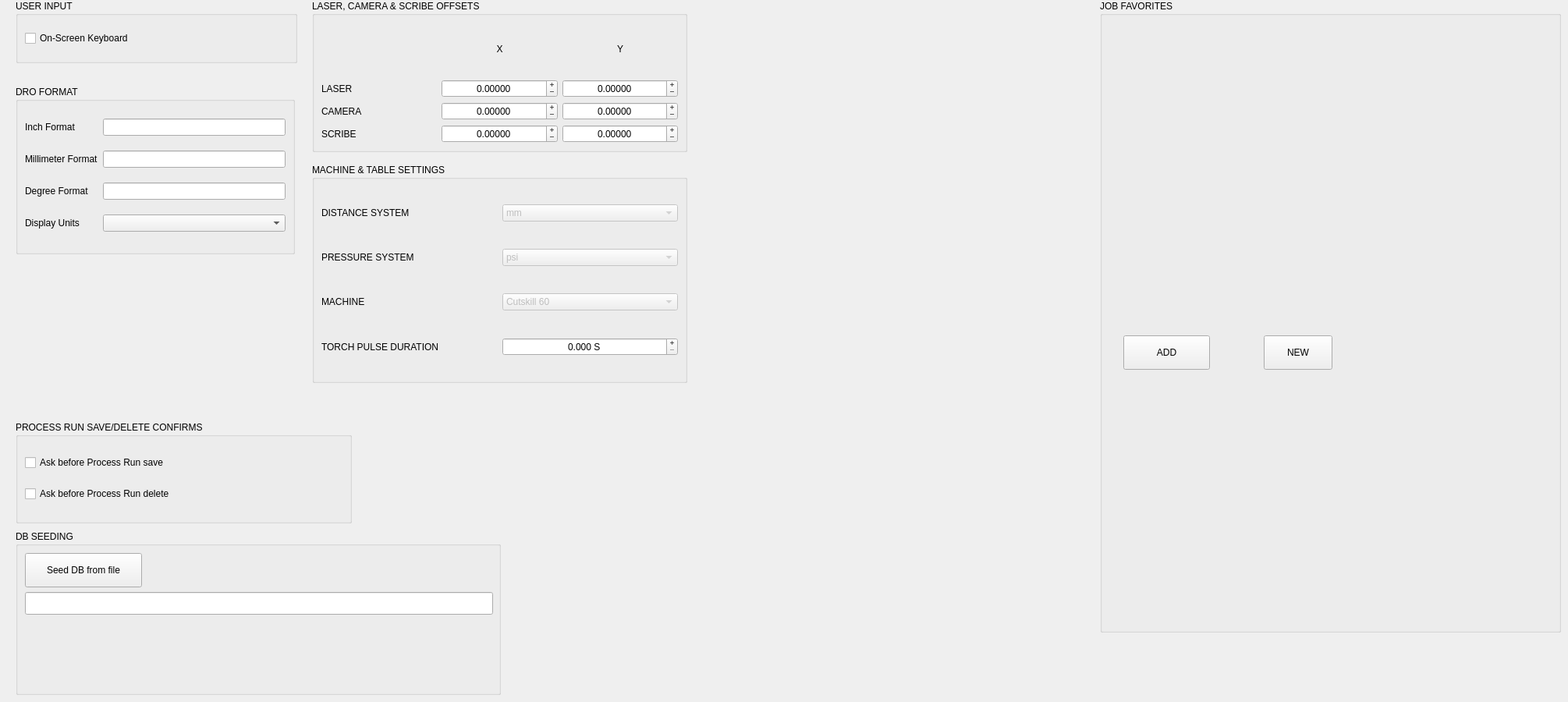
      <widget class="QWidget" name="tab_settings">
       <attribute name="title">
        <string>SETTINGS</string>
       </attribute>
       <widget class="MkGroupBox" name="groupbox_7">
        <property name="geometry">
         <rect>
          <x>20</x>
          <y>110</y>
          <width>358</width>
          <height>216</height>
         </rect>
        </property>
        <property name="title">
         <string>DRO FORMAT</string>
        </property>
        <layout class="QGridLayout" name="gridLayout_15">
         <item row="1" column="1">
          <widget class="VCPSettingsLineEdit" name="settings_lineedit_2">
           <property name="settingName" stdset="0">
            <string>dro.millimeter-format</string>
           </property>
          </widget>
         </item>
         <item row="0" column="1">
          <widget class="VCPSettingsLineEdit" name="settings_lineedit">
           <property name="settingName" stdset="0">
            <string>dro.inch-format</string>
           </property>
          </widget>
         </item>
         <item row="2" column="1">
          <widget class="VCPSettingsLineEdit" name="settings_lineedit_3">
           <property name="settingName" stdset="0">
            <string>dro.degree-format</string>
           </property>
          </widget>
         </item>
         <item row="3" column="0">
          <widget class="QLabel" name="label_4">
           <property name="text">
            <string>Display Units</string>
           </property>
          </widget>
         </item>
         <item row="2" column="0">
          <widget class="QLabel" name="label_3">
           <property name="text">
            <string>Degree Format</string>
           </property>
          </widget>
         </item>
         <item row="3" column="1">
          <widget class="VCPSettingsComboBox" name="settingscombobox">
           <property name="settingName" stdset="0">
            <string>dro.display-units</string>
           </property>
          </widget>
         </item>
         <item row="1" column="0">
          <widget class="QLabel" name="label_2">
           <property name="text">
            <string>Millimeter Format</string>
           </property>
          </widget>
         </item>
         <item row="0" column="0">
          <widget class="QLabel" name="label">
           <property name="text">
            <string>Inch Format</string>
           </property>
          </widget>
         </item>
        </layout>
       </widget>
       <widget class="MkGroupBox" name="groupbox_8">
        <property name="geometry">
         <rect>
          <x>20</x>
          <y>0</y>
          <width>361</width>
          <height>81</height>
         </rect>
        </property>
        <property name="title">
         <string>USER INPUT</string>
        </property>
        <layout class="QGridLayout" name="gridLayout_16">
         <item row="0" column="0">
          <widget class="VCPSettingsCheckBox" name="settings_checkbox">
           <property name="text">
            <string>On-Screen Keyboard </string>
           </property>
           <property name="settingName" stdset="0">
            <string>virtual-input.enable</string>
           </property>
          </widget>
         </item>
        </layout>
       </widget>
       <widget class="MkGroupBox" name="groupbox_17">
        <property name="geometry">
         <rect>
          <x>400</x>
          <y>210</y>
          <width>481</width>
          <height>281</height>
         </rect>
        </property>
        <property name="title">
         <string>MACHINE &amp;&amp; TABLE SETTINGS</string>
        </property>
        <layout class="QGridLayout" name="gridLayout_21">
         <property name="verticalSpacing">
          <number>12</number>
         </property>
         <item row="0" column="1">
          <widget class="QComboBox" name="filter_distance_system">
           <property name="enabled">
            <bool>false</bool>
           </property>
           <item>
            <property name="text">
             <string>mm</string>
            </property>
           </item>
           <item>
            <property name="text">
             <string>inch</string>
            </property>
           </item>
          </widget>
         </item>
         <item row="1" column="1">
          <widget class="QComboBox" name="filter_pressure_system">
           <property name="enabled">
            <bool>false</bool>
           </property>
           <item>
            <property name="text">
             <string>psi</string>
            </property>
           </item>
          </widget>
         </item>
         <item row="2" column="0">
          <widget class="QLabel" name="label_62">
           <property name="text">
            <string>MACHINE</string>
           </property>
          </widget>
         </item>
         <item row="0" column="0">
          <widget class="QLabel" name="label_60">
           <property name="text">
            <string>DISTANCE SYSTEM</string>
           </property>
          </widget>
         </item>
         <item row="1" column="0">
          <widget class="QLabel" name="label_61">
           <property name="text">
            <string>PRESSURE SYSTEM</string>
           </property>
          </widget>
         </item>
         <item row="2" column="1">
          <widget class="QComboBox" name="filter_machine">
           <property name="enabled">
            <bool>false</bool>
           </property>
           <item>
            <property name="text">
             <string>Cutskill 60</string>
            </property>
           </item>
           <item>
            <property name="text">
             <string>Hypertherm 45</string>
            </property>
           </item>
           <item>
            <property name="text">
             <string>Thermal Dynamics A120</string>
            </property>
           </item>
          </widget>
         </item>
         <item row="3" column="0">
          <widget class="QLabel" name="label_92">
           <property name="text">
            <string>TORCH PULSE DURATION</string>
           </property>
          </widget>
         </item>
         <item row="3" column="1">
          <widget class="PlasmaHalDoubleSpinBox" name="plasma_torch_pulse_sec">
           <property name="alignment">
            <set>Qt::AlignCenter</set>
           </property>
           <property name="buttonSymbols">
            <enum>QAbstractSpinBox::PlusMinus</enum>
           </property>
           <property name="suffix">
            <string> S</string>
           </property>
           <property name="decimals">
            <number>3</number>
           </property>
           <property name="maximum">
            <double>5.000000000000000</double>
           </property>
           <property name="singleStep">
            <double>0.100000000000000</double>
           </property>
           <property name="settingName" stdset="0">
            <string>plasma_torch_pulse_sec</string>
           </property>
          </widget>
         </item>
        </layout>
       </widget>
       <widget class="MkGroupBox" name="groupbox_23">
        <property name="geometry">
         <rect>
          <x>20</x>
          <y>540</y>
          <width>431</width>
          <height>131</height>
         </rect>
        </property>
        <property name="title">
         <string>PROCESS RUN SAVE/DELETE CONFIRMS</string>
        </property>
        <layout class="QVBoxLayout" name="verticalLayout_12">
         <item>
          <widget class="VCPSettingsCheckBox" name="ask_on_run_save">
           <property name="text">
            <string>Ask before Process Run save</string>
           </property>
           <property name="settingName" stdset="0">
            <string>run_save_confirm</string>
           </property>
          </widget>
         </item>
         <item>
          <widget class="VCPSettingsCheckBox" name="ask_on_run_delete">
           <property name="text">
            <string>Ask before Process Run delete</string>
           </property>
           <property name="settingName" stdset="0">
            <string>run_delete_confirm</string>
           </property>
          </widget>
         </item>
        </layout>
       </widget>
       <widget class="MkGroupBox" name="groupbox_24">
        <property name="geometry">
         <rect>
          <x>20</x>
          <y>680</y>
          <width>622</width>
          <height>211</height>
         </rect>
        </property>
        <property name="title">
         <string>DB SEEDING</string>
        </property>
        <layout class="QGridLayout" name="gridLayout_23">
         <item row="1" column="0">
          <widget class="QLineEdit" name="lne_seed_source">
           <property name="sizePolicy">
            <sizepolicy hsizetype="Fixed" vsizetype="Fixed">
             <horstretch>0</horstretch>
             <verstretch>0</verstretch>
            </sizepolicy>
           </property>
           <property name="minimumSize">
            <size>
             <width>600</width>
             <height>29</height>
            </size>
           </property>
           <property name="maximumSize">
            <size>
             <width>600</width>
             <height>16777215</height>
            </size>
           </property>
          </widget>
         </item>
         <item row="0" column="0">
          <widget class="ActionButton" name="btn_seed_db">
           <property name="sizePolicy">
            <sizepolicy hsizetype="Fixed" vsizetype="Fixed">
             <horstretch>0</horstretch>
             <verstretch>0</verstretch>
            </sizepolicy>
           </property>
           <property name="minimumSize">
            <size>
             <width>34</width>
             <height>44</height>
            </size>
           </property>
           <property name="maximumSize">
            <size>
             <width>150</width>
             <height>16777215</height>
            </size>
           </property>
           <property name="text">
            <string>Seed DB from file</string>
           </property>
          </widget>
         </item>
         <item row="2" column="0">
          <widget class="QLabel" name="lbl_seed_status">
           <property name="text">
            <string/>
           </property>
          </widget>
         </item>
        </layout>
       </widget>
       <widget class="MkGroupBox" name="groupbox_18">
        <property name="geometry">
         <rect>
          <x>1410</x>
          <y>0</y>
          <width>591</width>
          <height>811</height>
         </rect>
        </property>
        <property name="title">
         <string>JOB FAVORITES</string>
        </property>
        <widget class="QPushButton" name="pushButton">
         <property name="geometry">
          <rect>
           <x>30</x>
           <y>430</y>
           <width>111</width>
           <height>44</height>
          </rect>
         </property>
         <property name="text">
          <string>ADD</string>
         </property>
        </widget>
        <widget class="QPushButton" name="pushButton_2">
         <property name="geometry">
          <rect>
           <x>210</x>
           <y>430</y>
           <width>88</width>
           <height>44</height>
          </rect>
         </property>
         <property name="text">
          <string>NEW</string>
         </property>
        </widget>
       </widget>
       <widget class="MkGroupBox" name="groupbox_27">
        <property name="geometry">
         <rect>
          <x>400</x>
          <y>0</y>
          <width>481</width>
          <height>195</height>
         </rect>
        </property>
        <property name="title">
         <string>LASER, CAMERA &amp;&amp; SCRIBE OFFSETS</string>
        </property>
        <layout class="QGridLayout" name="gridLayout_31">
         <item row="0" column="1">
          <widget class="QLabel" name="label_86">
           <property name="text">
            <string>X</string>
           </property>
           <property name="alignment">
            <set>Qt::AlignCenter</set>
           </property>
          </widget>
         </item>
         <item row="0" column="2">
          <widget class="QLabel" name="label_87">
           <property name="text">
            <string>Y</string>
           </property>
           <property name="alignment">
            <set>Qt::AlignCenter</set>
           </property>
          </widget>
         </item>
         <item row="1" column="0">
          <widget class="QLabel" name="label_78">
           <property name="text">
            <string>LASER</string>
           </property>
          </widget>
         </item>
         <item row="1" column="2">
          <widget class="VCPSettingsDoubleSpinBox" name="laser_offset_y">
           <property name="alignment">
            <set>Qt::AlignCenter</set>
           </property>
           <property name="buttonSymbols">
            <enum>QAbstractSpinBox::PlusMinus</enum>
           </property>
           <property name="decimals">
            <number>5</number>
           </property>
           <property name="minimum">
            <double>-200.000000000000000</double>
           </property>
           <property name="maximum">
            <double>200.000000000000000</double>
           </property>
           <property name="settingName" stdset="0">
            <string>laser_offset_y</string>
           </property>
          </widget>
         </item>
         <item row="2" column="0">
          <widget class="QLabel" name="label_89">
           <property name="text">
            <string>CAMERA</string>
           </property>
          </widget>
         </item>
         <item row="2" column="1">
          <widget class="VCPSettingsDoubleSpinBox" name="camera_offset_x">
           <property name="alignment">
            <set>Qt::AlignCenter</set>
           </property>
           <property name="buttonSymbols">
            <enum>QAbstractSpinBox::PlusMinus</enum>
           </property>
           <property name="decimals">
            <number>5</number>
           </property>
           <property name="minimum">
            <double>-200.000000000000000</double>
           </property>
           <property name="maximum">
            <double>200.000000000000000</double>
           </property>
           <property name="settingName" stdset="0">
            <string>camera_offset_x</string>
           </property>
          </widget>
         </item>
         <item row="2" column="2">
          <widget class="VCPSettingsDoubleSpinBox" name="camera_offset_y">
           <property name="alignment">
            <set>Qt::AlignCenter</set>
           </property>
           <property name="buttonSymbols">
            <enum>QAbstractSpinBox::PlusMinus</enum>
           </property>
           <property name="decimals">
            <number>5</number>
           </property>
           <property name="minimum">
            <double>-200.000000000000000</double>
           </property>
           <property name="maximum">
            <double>200.000000000000000</double>
           </property>
           <property name="settingName" stdset="0">
            <string>camera_offset_y</string>
           </property>
          </widget>
         </item>
         <item row="3" column="0">
          <widget class="QLabel" name="label_88">
           <property name="text">
            <string>SCRIBE</string>
           </property>
          </widget>
         </item>
         <item row="3" column="1">
          <widget class="PlasmaHalDoubleSpinBox" name="scribe_offset_x">
           <property name="alignment">
            <set>Qt::AlignCenter</set>
           </property>
           <property name="buttonSymbols">
            <enum>QAbstractSpinBox::PlusMinus</enum>
           </property>
           <property name="decimals">
            <number>5</number>
           </property>
           <property name="minimum">
            <double>-200.000000000000000</double>
           </property>
           <property name="maximum">
            <double>200.000000000000000</double>
           </property>
           <property name="settingName" stdset="0">
            <string>scribe_offset_x</string>
           </property>
          </widget>
         </item>
         <item row="3" column="2">
          <widget class="PlasmaHalDoubleSpinBox" name="scribe_offset_y">
           <property name="alignment">
            <set>Qt::AlignCenter</set>
           </property>
           <property name="buttonSymbols">
            <enum>QAbstractSpinBox::PlusMinus</enum>
           </property>
           <property name="decimals">
            <number>5</number>
           </property>
           <property name="minimum">
            <double>-200.000000000000000</double>
           </property>
           <property name="maximum">
            <double>200.000000000000000</double>
           </property>
           <property name="settingName" stdset="0">
            <string>scribe_offset_y</string>
           </property>
          </widget>
         </item>
         <item row="1" column="1">
          <widget class="VCPSettingsDoubleSpinBox" name="laser_offset_x">
           <property name="alignment">
            <set>Qt::AlignCenter</set>
           </property>
           <property name="buttonSymbols">
            <enum>QAbstractSpinBox::PlusMinus</enum>
           </property>
           <property name="decimals">
            <number>5</number>
           </property>
           <property name="minimum">
            <double>-200.000000000000000</double>
           </property>
           <property name="maximum">
            <double>200.000000000000000</double>
           </property>
           <property name="settingName" stdset="0">
            <string>laser_offset_x</string>
           </property>
          </widget>
         </item>
        </layout>
       </widget>
      </widget>
